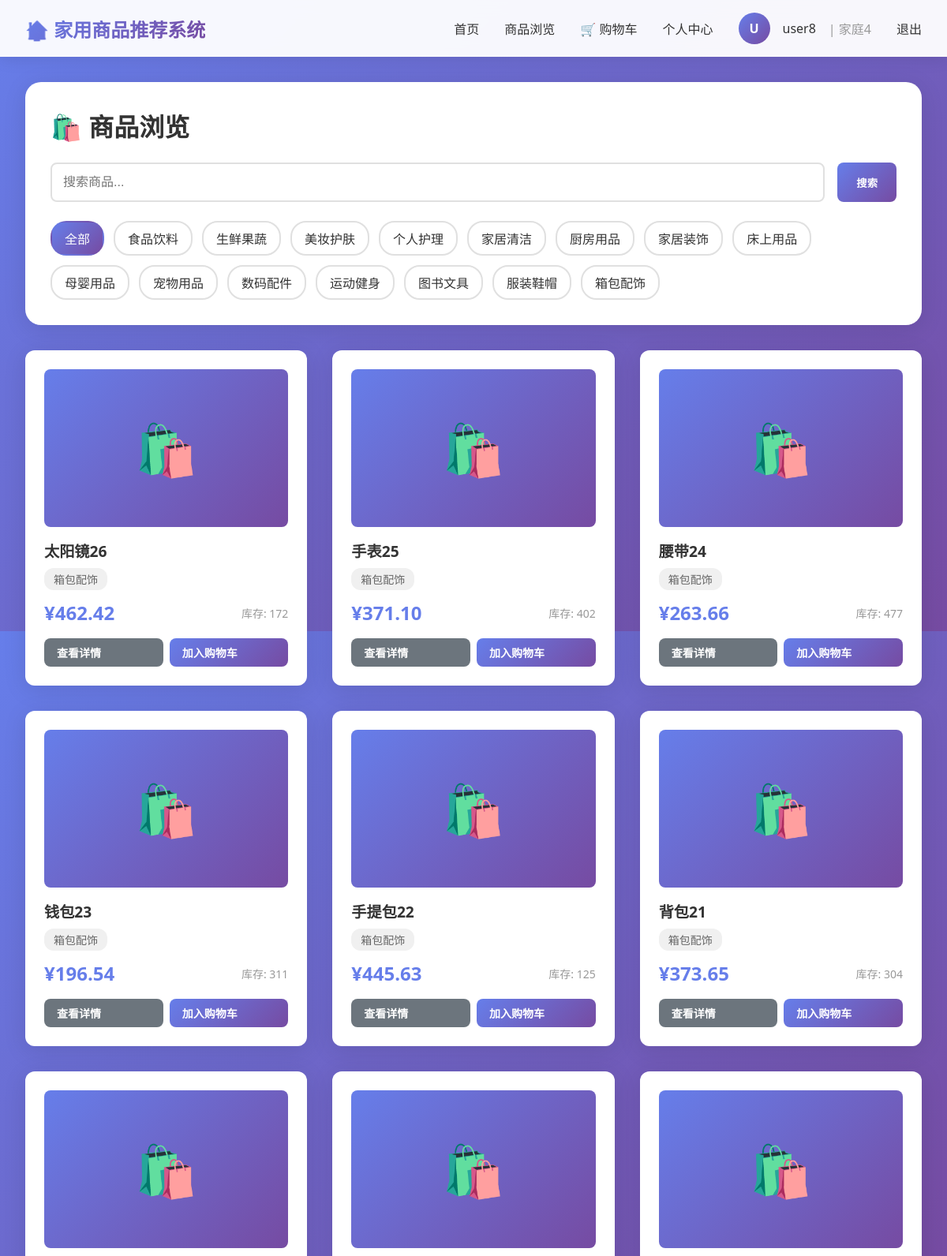
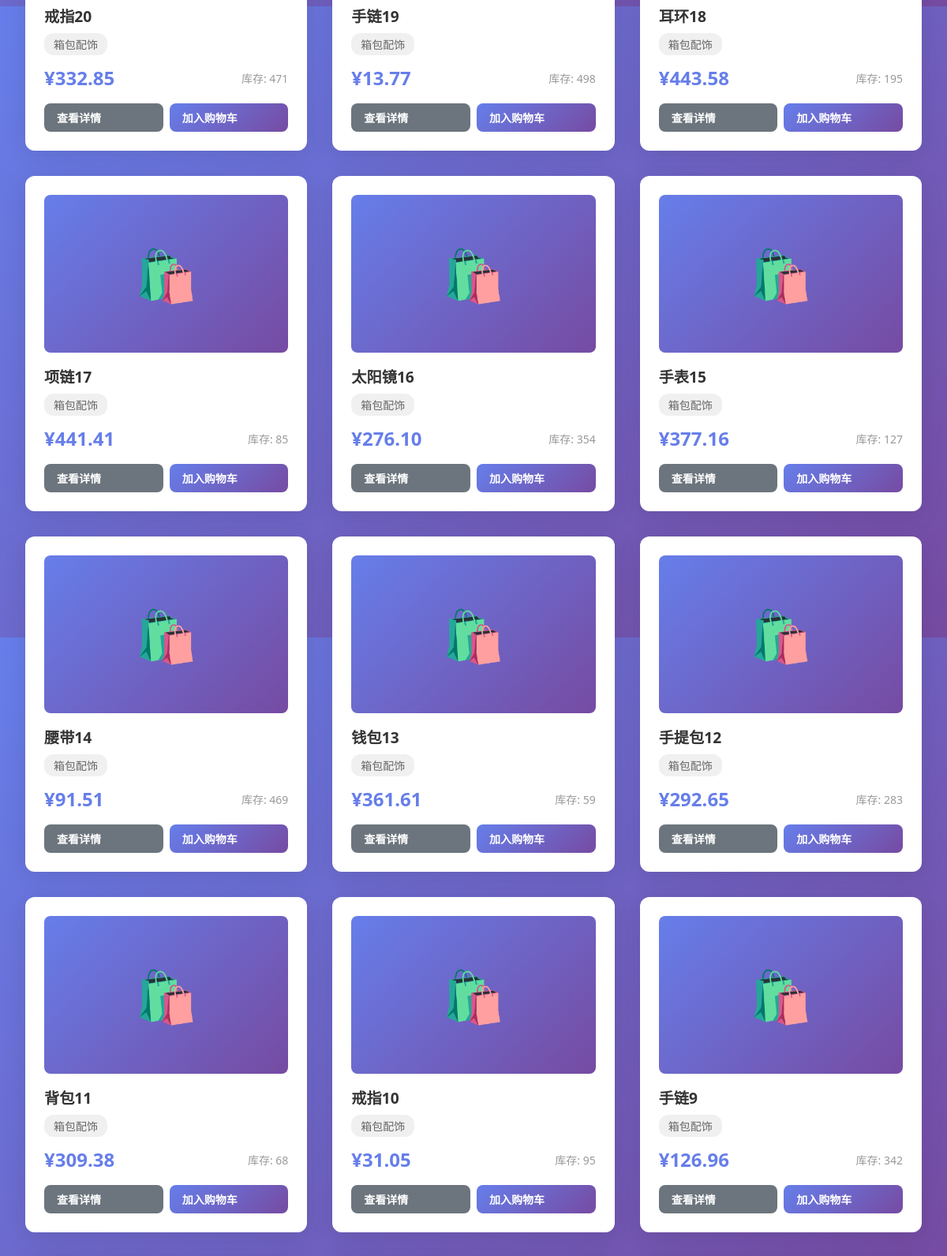
The app's page /products/ (signed in, upper part) with its own data (2 pictures, top to bottom).
### shop/models.py (models this page shows, shortened)
class User(AbstractUser):
    family = models.ForeignKey(
        Family,
        on_delete=models.CASCADE,
        related_name='members',
        null=True,
        blank=True,
        verbose_name='所属家庭'
    )
    class Meta:
        verbose_name = '用户'
        verbose_name_plural = '用户'

class Family(models.Model):
    name = models.CharField(max_length=100, unique=True, verbose_name='家庭名称')
    created_at = models.DateTimeField(auto_now_add=True, verbose_name='创建时间')
    class Meta:
        verbose_name = '家庭'
        verbose_name_plural = '家庭'

class Category(models.Model):
    name = models.CharField(max_length=100, unique=True, verbose_name='分类名称')
    description = models.TextField(blank=True, verbose_name='分类描述')
    class Meta:
        verbose_name = '商品分类'
        verbose_name_plural = '商品分类'

class Product(models.Model):
    name = models.CharField(max_length=200, verbose_name='商品名称')
    category = models.ForeignKey(
        Category,
        on_delete=models.CASCADE,
        related_name='products',
        verbose_name='商品分类'
    )
    price = models.DecimalField(max_digits=10, decimal_places=2, verbose_name='价格')
    stock = models.IntegerField(default=0, verbose_name='库存')
    lifecycle = models.IntegerField(
        default=30,
        verbose_name='生命周期(天)',
        help_text='商品使用完的预计天数'
    )
    description = models.TextField(blank=True, verbose_name='商品描述')
    image = models.CharField(max_length=500, blank=True, verbose_name='商品图片')
    created_at = models.DateTimeField(auto_now_add=True, verbose_name='创建时间')
    class Meta:
        verbose_name = '商品'
        verbose_name_plural = '商品'

### shop/views.py (the view)
# urls.py: path('products/', views.products, name='products'),
@login_required
def products(request):
    categories = Category.objects.all()
    category_id = request.GET.get('category')
    search_query = request.GET.get('search', '')
    products_list = Product.objects.all()
    if category_id:
        products_list = products_list.filter(category_id=category_id)
    if search_query:
        products_list = products_list.filter(
            Q(name__icontains=search_query) |
            Q(description__icontains=search_query)
        )
    products_list = products_list.order_by('-created_at')
    cart_count = 0
    if request.user.family:
        cart = Cart.objects.filter(family=request.user.family).first()
        if cart:
            cart_count = cart.get_items_count()
    context = {
        'products': products_list,
        'categories': categories,
        'selected_category': category_id,
        'search_query': search_query,
        'cart_count': cart_count,
    }
    return render(request, 'products.html', context)

### shop/models.py (called while the page is built)
    def get_items_count(self):
        return sum(item.quantity for item in self.items.all())

### templates/products.html (shortened to what this page needs)
{% extends 'base.html' %}
{% block content %}
<div class="products-header">
    <h1 style="margin-bottom: 1.5rem;">🛍️ 商品浏览</h1>
    <form method="get" class="search-bar">
        <input type="text" name="search" class="search-input" placeholder="搜索商品..." value="{{ search_query }}">
        <button type="submit" class="btn btn-primary">搜索</button>
    </form>
    <div class="categories-filter">
        <a href="{% url 'products' %}" class="category-btn {% if not selected_category %}active{% endif %}">全部</a>
        {% for category in categories %}
        <a href="?category={{ category.id }}" class="category-btn {% if selected_category == category.id|stringformat:'s' %}active{% endif %}">
            {{ category.name }}
        </a>
        {% endfor %}
    </div>
</div>
{% if products %}
<div class="products-grid">
    {% for product in products %}
    <div class="product-card">
        <div class="product-image">🛍️</div>
        <div class="product-name">{{ product.name }}</div>
        <span class="product-category">{{ product.category.name }}</span>
        <div class="product-info">
            <div class="product-price">¥{{ product.price }}</div>
            <div class="product-stock">库存: {{ product.stock }}</div>
        </div>
        <div class="product-actions">
            <a href="{% url 'product_detail' product.id %}" class="btn btn-secondary btn-small">查看详情</a>
            {% if product.stock > 0 %}
            <a href="{% url 'add_to_cart' product.id %}" class="btn btn-primary btn-small">加入购物车</a>
            {% else %}
            <button class="btn btn-secondary btn-small" disabled>缺货</button>
            {% endif %}
        </div>
    </div>
    {% endfor %}
</div>
{% endif %}
{% endblock %}

### templates/base.html (shortened to what this page needs)
<!DOCTYPE html>
<html lang="zh-CN">
<head>
</head>
<body>
    {% if user.is_authenticated %}
    <nav class="navbar">
        <div class="navbar-content">
            <div class="logo">🏠 家用商品推荐系统</div>
            <div class="nav-links">
                <a href="{% url 'home' %}">首页</a>
                <a href="{% url 'products' %}">商品浏览</a>
                <a href="{% url 'cart' %}" class="cart-badge">
                    🛒 购物车
                </a>
                <a href="{% url 'profile' %}">个人中心</a>
                <div class="user-info">
                    <div class="user-avatar">{{ user.username.0|upper }}</div>
                    <span>{{ user.username }}</span>
                    {% if user.family %}
                    <span style="color: #999;">| {{ user.family.name }}</span>
                    {% endif %}
                </div>
                <a href="{% url 'logout' %}">退出</a>
            </div>
        </div>
    </nav>
    {% endif %}
    <div class="container">
        {% block content %}{% endblock %}
    </div>
</body>
</html>

### templates/base.html (style rules this page uses)
* { margin: 0; padding: 0; box-sizing: border-box; }
body { font-family: 'Segoe UI', 'Microsoft YaHei', sans-serif; background: linear-gradient(135deg, #667eea 0%, #764ba2 100%); min-height: 100vh; color: #333; }
.navbar { background: rgba(255, 255, 255, 0.95); backdrop-filter: blur(10px); padding: 1rem 2rem; box-shadow: 0 2px 20px rgba(0,0,0,0.1); position: sticky; top: 0; z-index: 1000; }
.navbar-content { max-width: 1400px; margin: 0 auto; display: flex; justify-content: space-between; align-items: center; }
.logo { font-size: 1.5rem; font-weight: 700; background: linear-gradient(135deg, #667eea 0%, #764ba2 100%); -webkit-background-clip: text; -webkit-text-fill-color: transparent; background-clip: text; }
.nav-links { display: flex; gap: 2rem; align-items: center; }
.nav-links a { text-decoration: none; color: #333; font-weight: 500; transition: all 0.3s; position: relative; }
.nav-links a::after { content: ''; position: absolute; bottom: -5px; left: 0; width: 0; height: 2px; background: #667eea; transition: width 0.3s; }
.cart-badge { position: relative; }
.container { max-width: 1400px; margin: 2rem auto; padding: 0 2rem; }
.btn { padding: 0.75rem 1.5rem; border: none; border-radius: 8px; font-weight: 600; cursor: pointer; transition: all 0.3s; text-decoration: none; display: inline-block; }
.btn-primary { background: linear-gradient(135deg, #667eea 0%, #764ba2 100%); color: white; }
.btn-secondary { background: #6c757d; color: white; }
.user-info { display: flex; align-items: center; gap: 1rem; }
.user-avatar { width: 40px; height: 40px; border-radius: 50%; background: linear-gradient(135deg, #667eea 0%, #764ba2 100%); display: flex; align-items: center; justify-content: center; color: white; font-weight: bold; }

### templates/products.html (style rules this page uses)
.products-header { background: white; border-radius: 20px; padding: 2rem; margin-bottom: 2rem; box-shadow: 0 5px 30px rgba(0,0,0,0.1); }
.search-bar { display: flex; gap: 1rem; margin-bottom: 1.5rem; }
.search-input { flex: 1; padding: 0.875rem; border: 2px solid #e0e0e0; border-radius: 8px; font-size: 1rem; }
.categories-filter { display: flex; flex-wrap: wrap; gap: 0.75rem; }
.category-btn { padding: 0.5rem 1rem; border: 2px solid #e0e0e0; background: white; border-radius: 20px; cursor: pointer; transition: all 0.3s; text-decoration: none; color: #333; }
.category-btn.active { background: linear-gradient(135deg, #667eea 0%, #764ba2 100%); color: white; border-color: transparent; }
.products-grid { display: grid; grid-template-columns: repeat(auto-fill, minmax(280px, 1fr)); gap: 2rem; }
.product-card { background: white; border-radius: 12px; padding: 1.5rem; box-shadow: 0 5px 30px rgba(0,0,0,0.1); transition: all 0.3s; animation: fadeInUp 0.5s ease-out; }
.product-image { width: 100%; height: 200px; background: linear-gradient(135deg, #667eea 0%, #764ba2 100%); border-radius: 8px; display: flex; align-items: center; justify-content: center; font-size: 4rem; margin-bottom: 1rem; }
.product-name { font-size: 1.2rem; font-weight: 600; margin-bottom: 0.5rem; color: #333; }
.product-category { display: inline-block; background: #f0f0f0; padding: 0.25rem 0.75rem; border-radius: 12px; font-size: 0.875rem; color: #666; margin-bottom: 0.75rem; }
.product-info { display: flex; justify-content: space-between; align-items: center; margin-bottom: 1rem; }
.product-price { font-size: 1.5rem; font-weight: 700; color: #667eea; }
.product-stock { font-size: 0.875rem; color: #999; }
.product-actions { display: flex; gap: 0.5rem; }
.btn-small { padding: 0.5rem 1rem; font-size: 0.875rem; flex: 1; }

### records on screen
User: username.0 "U", username "user8", family.name "家庭4"
Category: name "食品饮料"
Category: name "生鲜果蔬"
Category: name "美妆护肤"
Category: name "个人护理"
Category: name "家居清洁"
Category: name "厨房用品"
Category: name "家居装饰"
Category: name "床上用品"
Category: name "母婴用品"
Category: name "宠物用品"
Category: name "数码配件"
Category: name "运动健身"
Category: name "图书文具"
Category: name "服装鞋帽"
Category: name "箱包配饰"
Product: name "太阳镜26", category.name "箱包配饰", price "462.42", stock "172", shows "加入购物车"
Product: name "手表25", category.name "箱包配饰", price "371.10", stock "402", shows "加入购物车"
Product: name "腰带24", category.name "箱包配饰", price "263.66", stock "477", shows "加入购物车"
Product: name "钱包23", category.name "箱包配饰", price "196.54", stock "311", shows "加入购物车"
Product: name "手提包22", category.name "箱包配饰", price "445.63", stock "125", shows "加入购物车"
Product: name "背包21", category.name "箱包配饰", price "373.65", stock "304", shows "加入购物车"
Product: name "戒指20", category.name "箱包配饰", price "332.85", stock "471", shows "加入购物车"
Product: name "手链19", category.name "箱包配饰", price "13.77", stock "498", shows "加入购物车"
Product: name "耳环18", category.name "箱包配饰", price "443.58", stock "195", shows "加入购物车"
Product: name "项链17", category.name "箱包配饰", price "441.41", stock "85", shows "加入购物车"
Product: name "太阳镜16", category.name "箱包配饰", price "276.10", stock "354", shows "加入购物车"
Product: name "手表15", category.name "箱包配饰", price "377.16", stock "127", shows "加入购物车"
Product: name "腰带14", category.name "箱包配饰", price "91.51", stock "469", shows "加入购物车"
Product: name "钱包13", category.name "箱包配饰", price "361.61", stock "59", shows "加入购物车"
Product: name "手提包12", category.name "箱包配饰", price "292.65", stock "283", shows "加入购物车"
Product: name "背包11", category.name "箱包配饰", price "309.38", stock "68", shows "加入购物车"
Product: name "戒指10", category.name "箱包配饰", price "31.05", stock "95", shows "加入购物车"
Product: name "手链9", category.name "箱包配饰", price "126.96", stock "342", shows "加入购物车"
